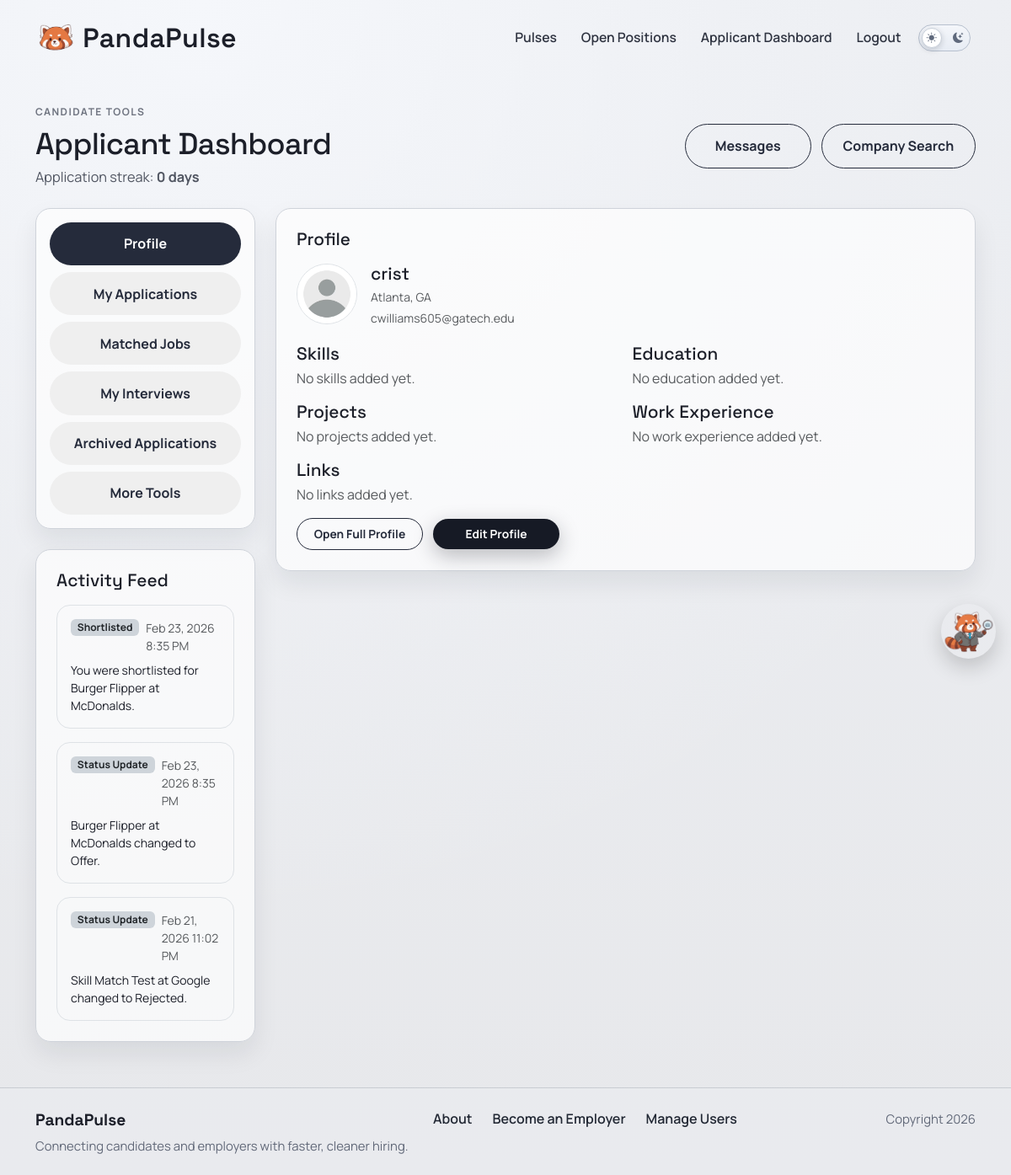
Page /apply/status/ (signed in) on the committed database.
### apply/models.py (models this page shows, shortened)
class Application(models.Model):
    STATUS_CHOICES = [
        ("applied", "Applied"),
        ("review", "Under Review"),
        ("interview", "Interview"),
        ("offer", "Offer"),
        ("rejected", "Rejected"),
        ("closed", "Closed"),
    ]
    user = models.ForeignKey(User, on_delete=models.CASCADE)
    job = models.ForeignKey(JobPost, on_delete=models.CASCADE, related_name="applications")
    note = models.TextField(blank=True)
    resume_file = models.FileField(upload_to="resumes/", blank=True, null=True)
    resume_type = models.CharField(
        max_length=20,
        choices=[("profile", "Profile Resume"), ("uploaded", "Uploaded Resume")]
    )
    applied_at = models.DateTimeField(auto_now_add=True)
    status = models.CharField(max_length=20, choices=STATUS_CHOICES, default="applied")
    employer_viewed = models.BooleanField(default=False)
    employer_viewed_at = models.DateTimeField(blank=True, null=True)
    responded_at = models.DateTimeField(blank=True, null=True)
    auto_rejected_for_timeout = models.BooleanField(default=False)
    rejected_at = models.DateTimeField(blank=True, null=True)
    archived_by_applicant = models.BooleanField(default=False)
    archived_by_employer = models.BooleanField(default=False)
    rejected_offer_by_applicant = models.BooleanField(default=False)
    offer_letter_title = models.CharField(max_length=200, blank=True)
    offer_letter_body = models.TextField(blank=True)
    offer_compensation = models.CharField(max_length=200, blank=True)
    offer_start_date = models.CharField(max_length=120, blank=True)
    offer_response_deadline = models.CharField(max_length=120, blank=True)
    offer_additional_terms = models.TextField(blank=True)
    class Meta:
        unique_together = ("user", "job")
    @property
    def response_due_on(self):
        base_time = self.responded_at or self.applied_at
        if not base_time:
            return None
        return base_time + timedelta(days=30)
    @property
    def response_due_within_7_days(self):
        due_on = self.response_due_on
        if not due_on:
            return False
        days_remaining = (due_on - timezone.now()).days
        return 0 <= days_remaining <= 7

### accounts/models.py (models this page shows, shortened)
class Profile(models.Model):
    class AccountType(models.TextChoices):
        APPLICANT = "APPLICANT", "Job Applicant"
        EMPLOYER = "EMPLOYER", "Employer"
    user = models.OneToOneField(settings.AUTH_USER_MODEL, on_delete=models.CASCADE, related_name="profile")
    last_activity = models.DateTimeField(null=True, blank=True)
    is_typing = models.BooleanField(default=False)
    last_typing_update = models.DateTimeField(null=True, blank=True)
    account_type = models.CharField(
        max_length=20,
        choices=AccountType.choices,
        default=AccountType.APPLICANT
    )
    profile_picture = models.ImageField(
        upload_to="profile_pics/",
        blank=True,
        null=True
    )
    headline = models.CharField(max_length=120, blank=True)
    skills = models.CharField(max_length=300, blank=True)
    education = models.TextField(blank=True)
    work_experience = models.TextField(blank=True)
    location = models.CharField(max_length=255, blank=True)
    address_line_1 = models.CharField(max_length=255, blank=True)
    address_line_2 = models.CharField(max_length=255, blank=True)
    city = models.CharField(max_length=100, blank=True)
    state = models.CharField(max_length=100, blank=True)
    postal_code = models.CharField(max_length=20, blank=True)
    country = models.CharField(max_length=100, blank=True, default="United States")
    projects = models.TextField(blank=True)
    company_name = models.CharField(max_length=120, blank=True)
    company_website = models.URLField(blank=True)
    company_description = models.TextField(blank=True)
    company_culture = models.TextField(blank=True)
    company_perks = models.TextField(blank=True)
    visible_to_recruiters = models.BooleanField(
        default=True,
        help_text="Allow recruiters to view your profile."
    )
    show_headline = models.BooleanField(default=True)
    show_skills = models.BooleanField(default=True)
    show_education = models.BooleanField(default=True)
    show_work_experience = models.BooleanField(default=True)
    show_links = models.BooleanField(default=True)
    hide_email_from_employers = models.BooleanField(default=False)
    created_at = models.DateTimeField(auto_now_add=True)
    @property
    def profile_picture_or_default_url(self):
        if self.profile_picture:
            return self.profile_picture.url
        return f"{settings.MEDIA_URL}profile_pics/default-icon.png"
    @property
    def location_city_state(self):
        city = (self.city or "").strip()
        state = (self.state or "").strip()
        if city and state:
            return f"{city}, {state}"

### apply/views.py (the view)
# urls.py: path('status/', views.application_status, name='application_status'),
@login_required
def application_status(request):
    enforce_employer_response_deadline()
    auto_archive_old_rejections()
    sync_applicant_job_matches(request.user)
    active_applications = Application.objects.filter(
        user=request.user,
        archived_by_applicant=False,
    ).select_related("job")
    received_offers = Application.objects.filter(
        user=request.user,
        status__in=("offer", "closed"),
    ).select_related("job", "job__owner").order_by("-responded_at", "-applied_at")
    received_offer_rows = []
    for offer in received_offers:
        salary_value = offer.job.salary_max or offer.job.salary_min or 0
        salary_display = (
            f"${salary_value:,}" if salary_value else (offer.job.pay_range or "Not specified")
        )
        try:
            owner_profile = offer.job.owner.profile if offer.job.owner else None
        except Profile.DoesNotExist:
            owner_profile = None
        benefits_score = _benefits_score_from_company_perks(
            getattr(owner_profile, "company_perks", "")
        )
        received_offer_rows.append(
            {
                "application_id": offer.id,
                "company": offer.job.company,
                "title": offer.job.title,
                "received_at": offer.responded_at or offer.applied_at,
                "salary_value": salary_value,
                "salary_display": salary_display,
                "work_setting": offer.job.work_setting,
                "work_setting_label": offer.job.get_work_setting_display(),
                "visa": "yes" if offer.job.visa_sponsorship else "no",
                "visa_label": "Yes" if offer.job.visa_sponsorship else "No",
                "benefits_score": benefits_score,
            }
        )
    archived_applications = Application.objects.filter(
        user=request.user,
        archived_by_applicant=True,
    ).select_related("job")
    all_applications = Application.objects.filter(user=request.user).select_related("job")
    activity_events = []
    for application in all_applications:
        role_label = f"{application.job.title} at {application.job.company}"
        if application.employer_viewed_at:
            activity_events.append(
                {
                    "timestamp": application.employer_viewed_at,
                    "event_type": "Viewed",
                    "detail": f"Your application for {role_label} was viewed by the employer.",
                }
            )
        if application.status in {"review", "interview", "offer", "closed"} and application.responded_at:
            activity_events.append(
                {
                    "timestamp": application.responded_at,
                    "event_type": "Shortlisted",
                    "detail": f"You were shortlisted for {role_label}.",
                }
            )
        if application.status != "applied":
            status_time = application.rejected_at if application.status == "rejected" else application.responded_at
            if status_time:
                activity_events.append(
                    {
                        "timestamp": status_time,
                        "event_type": "Status Update",
                        "detail": (
                            f"{role_label} changed to {application.get_status_display()}."
                        ),
                    }
                )
    activity_events.sort(key=lambda item: item["timestamp"], reverse=True)
    activity_events = activity_events[:3]
    matched_jobs = (
        ApplicantJobMatch.objects.filter(applicant=request.user)
        .select_related("job")
        .order_by("-score", "-updated_at")
    )
    for match in matched_jobs:
        match.matched_skills_list = [
            token.strip()
            for token in (match.matched_skills or "").split(",")
            if token.strip()
        ]
    interview_context = get_applicant_interview_context(
        request.user,
        month_key=request.GET.get("interview_month"),
    )
    return render(
        request,
        "apply/status.html",
        {
            "applications": active_applications,
            "received_offer_rows": received_offer_rows,
            "archived_applications": archived_applications,
            "matched_jobs": matched_jobs,
            "activity_events": activity_events,
            "application_streak": calculate_application_streak(request.user),
            **interview_context,
        },
    )

### apply/templates/apply/status.html (shortened to what this page needs)
{% extends "base.html" %}
{% block content %}
<section class="page-shell">
  <div class="container">
    <div class="d-flex justify-content-between align-items-center mb-4 flex-wrap gap-3">
      <div>
        <p class="page-kicker mb-2">Candidate tools</p>
        <h1 class="page-title page-title-sm mb-1">Applicant Dashboard</h1>
        <p class="page-copy mb-0">Application streak: <strong>{{ application_streak|default:'0' }} day{% if application_streak != 1 %}s{% endif %}</strong></p>
      </div>
      <div class="form-actions">
        <a href="{% url 'messaging:inbox' %}" class="secondary-btn">Messages</a>
        <a href="{% url 'accounts.company_search' %}" class="secondary-btn">Company Search</a>
      </div>
    </div>
    <div class="row g-4 align-items-start">
      <div class="col-lg-3">
        <div class="surface-card applicant-nav-card p-3">
          <div class="nav flex-column nav-pills gap-2" id="applicant-dashboard-nav" role="tablist" aria-orientation="vertical">
            <button class="secondary-btn border-0 text-start active" id="tab-profile-btn" data-bs-toggle="pill" data-bs-target="#tab-profile" type="button" role="tab" aria-controls="tab-profile" aria-selected="true">
              Profile
            </button>
            <button class="secondary-btn border-0 text-start" id="tab-applications-btn" data-bs-toggle="pill" data-bs-target="#tab-applications" type="button" role="tab" aria-controls="tab-applications" aria-selected="false">
              My Applications
            </button>
            <button class="secondary-btn border-0 text-start" id="tab-matched-jobs-btn" data-bs-toggle="pill" data-bs-target="#tab-matched-jobs" type="button" role="tab" aria-controls="tab-matched-jobs" aria-selected="false">
              Matched Jobs
            </button>
            <button class="secondary-btn border-0 text-start" id="tab-interviews-btn" data-bs-toggle="pill" data-bs-target="#tab-interviews" type="button" role="tab" aria-controls="tab-interviews" aria-selected="false">
              My Interviews
            </button>
            <button class="secondary-btn border-0 text-start" id="tab-archived-btn" data-bs-toggle="pill" data-bs-target="#tab-archived" type="button" role="tab" aria-controls="tab-archived" aria-selected="false">
              Archived Applications
            </button>
            <button class="secondary-btn border-0 text-start" id="tab-tools-btn" data-bs-toggle="pill" data-bs-target="#tab-tools" type="button" role="tab" aria-controls="tab-tools" aria-selected="false">
              More Tools
            </button>
          </div>
        </div>
        <div class="surface-card mt-4">
          <h3 class="surface-title mb-3">Activity Feed</h3>
          <div class="vstack gap-3">
            {% for event in activity_events %}
              <div class="border rounded-4 p-3">
                <div class="d-flex justify-content-between align-items-start gap-2">
                  <span class="badge bg-dark-subtle text-dark">{{ event.event_type }}</span>
                  <span class="small text-muted">{{ event.timestamp|date:"M j, Y g:i A" }}</span>
                </div>
                <p class="small mb-0 mt-2">{{ event.detail }}</p>
              </div>
            {% empty %}
              <p class="text-muted mb-0">No activity yet. Updates will appear here as employers interact with your applications.</p>
            {% endfor %}
          </div>
        </div>
      </div>
      <div class="col-lg-9">
        <div class="tab-content vstack gap-4" id="applicant-dashboard-content">
          <div class="tab-pane fade show active" id="tab-profile" role="tabpanel" aria-labelledby="tab-profile-btn" tabindex="0">
            <div class="surface-card">
              <h3 class="surface-title mb-3">Profile</h3>
              <div class="d-flex align-items-start gap-3 flex-wrap mb-3">
                <div class="flex-shrink-0">
                  <img src="{{ user.profile.profile_picture_or_default_url }}" alt="Profile picture" class="rounded-circle border" style="width:72px;height:72px;object-fit:cover;">
                </div>
                <div>
                  <h4 class="surface-title mb-1">{{ user.get_full_name|default:user.username }}</h4>
                  <p class="small text-muted mb-1">{{ user.profile.location_city_state|default:user.profile.location }}</p>
                  {% if user.email %}
                    <p class="small text-muted mb-1">{{ user.email }}</p>
                  {% endif %}
                </div>
              </div>
              <div class="row g-3 mb-3">
                <div class="col-md-6">
                  <h5 class="surface-title mb-1">Skills</h5>
                  <p class="text-muted mb-0">{{ user.profile.skills|default:"No skills added yet." }}</p>
                </div>
                <div class="col-md-6">
                  <h5 class="surface-title mb-1">Education</h5>
                  <p class="text-muted mb-0">{{ user.profile.education|default:"No education added yet." }}</p>
                </div>
                <div class="col-md-6">
                  <h5 class="surface-title mb-1">Projects</h5>
                  <p class="text-muted mb-0">{{ user.profile.projects|default:"No projects added yet." }}</p>
                </div>
                <div class="col-md-6">
                  <h5 class="surface-title mb-1">Work Experience</h5>
                  <p class="text-muted mb-0">{{ user.profile.work_experience|default:"No work experience added yet." }}</p>
                </div>
              </div>
              <div class="mb-3">
                <h5 class="surface-title mb-1">Links</h5>
                {% if user.profile.links.exists %}
                  <ul class="mb-0">
                    {% for link in user.profile.links.all %}
                      <li>{% if link.label %}<b>{{ link.label }}:</b> {% endif %}<a href="{{ link.url }}" target="_blank" rel="noopener noreferrer">{{ link.url }}</a></li>
                    {% endfor %}
                  </ul>
                {% else %}
                  <p class="text-muted mb-0">No links added yet.</p>
                {% endif %}
              </div>
              <div class="form-actions">
                <a class="secondary-btn btn-compact" href="{% url 'accounts.profile' %}">Open Full Profile</a>
                <a class="primary-btn btn-compact border-0" href="{% url 'accounts.profile_edit' %}">Edit Profile</a>
              </div>
            </div>
          </div>
        </div>
      </div>
    </div>
  </div>
</section>
{% endblock %}

### rows in the picture
Application: timestamp "Feb 23, 2026 8:35 PM" "Feb 23, 2026 8:35 PM"
Application: timestamp "Feb 21, 2026 11:02 PM"

### other values in the picture
{{ application_streak|default:'0' }} "0"
{{ event.event_type }} "Shortlisted" "Status Update" "Status Update"
{{ event.detail }} "You were shortlisted for Burger Flipper at McDonalds." "Burger Flipper at McDonalds changed to Offer." "Skill Match Test at Google changed to Rejected."
{{ user.get_full_name|default:user.username }} "crist"
{{ user.profile.location_city_state|default:user.profile.location }} "Atlanta, GA"
{{ user.email }} "cwilliams605@gatech.edu"
{{ user.profile.skills|default:"No skills added yet." }} "No skills added yet."
{{ user.profile.education|default:"No education added yet." }} "No education added yet."
{{ user.profile.projects|default:"No projects added yet." }} "No projects added yet."
{{ user.profile.work_experience|default:"No work experience added yet." }} "No work experience added yet."
